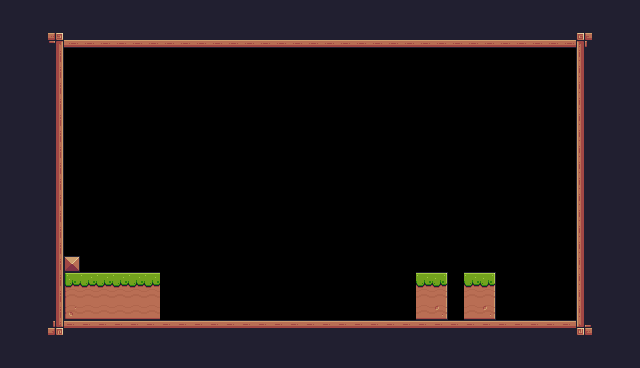

Rendered tile map (Tiled .tmx) drawn with the repository's tilesets; below, a short description and the full map source, tile grids included:
An orthogonal 40x23 tile map with 16x16 px tiles, 1 tile layer (Tile Layer 1).

<map version="1.10" tiledversion="1.10.2" orientation="orthogonal" renderorder="right-down" width="40" height="23" tilewidth="16" tileheight="16" infinite="0" nextlayerid="2" nextobjectid="1">
 <tileset firstgid="1" source="PixelAdventure.tsx" />
 <layer id="1" name="Tile Layer 1" width="40" height="23">
  <data encoding="csv">
112,112,112,112,112,112,112,112,112,112,112,112,112,112,112,112,112,112,112,112,112,112,112,112,112,112,112,112,112,112,112,112,112,112,112,112,112,112,112,112,
112,112,112,112,112,112,112,112,112,112,112,112,112,112,24,24,24,24,24,24,112,112,112,112,112,112,112,112,112,112,112,112,112,112,112,112,112,112,112,112,
112,112,112,91,134,134,134,134,134,134,134,134,134,134,134,134,134,134,134,134,134,134,134,134,134,134,134,134,134,134,134,134,134,134,134,134,89,112,112,112,
112,112,112,113,0,0,0,0,0,0,0,0,0,0,0,0,0,0,0,0,0,0,0,0,0,0,0,0,0,0,0,0,0,0,0,0,111,112,112,112,
112,112,112,113,0,0,0,0,0,0,0,0,0,0,0,0,0,0,0,0,0,0,0,0,0,0,0,0,0,0,0,0,0,0,0,0,111,112,112,112,
112,112,112,113,0,0,0,0,0,0,0,0,0,0,0,0,0,0,0,0,0,0,0,0,0,0,0,0,0,0,0,0,0,0,0,0,111,112,112,112,
112,112,112,113,0,0,0,0,0,0,0,0,0,0,0,0,0,0,0,0,0,0,0,0,0,0,0,0,0,0,0,0,0,0,0,0,111,112,112,112,
112,112,112,113,0,0,0,0,0,0,0,0,0,0,0,0,0,0,0,0,0,0,0,0,0,0,0,0,0,0,0,0,0,0,0,0,111,112,112,112,
112,112,112,113,0,0,0,0,0,0,0,0,0,0,0,0,0,0,0,0,0,0,0,0,0,0,0,0,0,0,0,0,0,0,0,0,111,112,112,112,
112,112,112,113,0,0,0,0,0,0,0,0,0,0,0,0,0,0,0,0,0,0,0,0,0,0,0,0,0,0,0,0,0,0,0,0,111,112,112,112,
112,112,112,113,0,0,0,0,0,0,0,0,0,0,0,0,0,0,0,0,0,0,0,0,0,0,0,0,0,0,0,0,0,0,0,0,111,112,112,112,
112,112,112,113,0,0,0,0,0,0,0,0,0,0,0,0,0,0,0,0,0,0,0,0,0,0,0,0,0,0,0,0,0,0,0,0,111,112,112,112,
112,112,112,113,0,0,0,0,0,0,0,0,0,0,0,0,0,0,0,0,0,0,0,0,0,0,0,0,0,0,0,0,0,0,0,0,111,112,112,112,
112,112,112,113,0,0,0,0,0,0,0,0,0,0,0,0,0,0,0,0,0,0,0,0,0,0,0,0,0,0,0,0,0,0,0,0,111,112,112,112,
112,112,112,113,0,0,0,0,0,0,0,0,0,0,0,0,0,0,0,0,0,0,0,0,0,0,0,0,0,0,0,0,0,0,0,0,111,112,112,112,
112,112,112,113,0,0,0,0,0,0,0,0,0,0,0,0,0,0,0,0,0,0,0,0,0,0,0,0,0,0,0,0,0,0,0,0,111,112,112,112,
112,112,112,113,35,0,0,0,0,0,0,0,0,0,0,0,0,0,0,0,0,0,0,0,0,0,0,0,0,0,0,0,0,0,0,0,111,112,112,112,
112,112,112,113,7,8,8,8,8,8,0,0,0,0,0,0,0,0,0,0,0,0,0,0,0,0,8,9,0,8,9,0,0,0,0,0,111,112,112,112,
112,112,112,113,29,30,30,30,30,30,0,0,0,0,0,0,0,0,0,0,0,0,0,0,0,0,30,31,0,30,31,0,0,0,0,0,111,112,112,112,
112,112,112,113,51,52,52,52,52,52,0,0,0,0,0,0,0,0,0,0,0,0,0,0,0,0,52,53,0,52,53,0,0,0,0,0,111,112,112,112,
112,112,112,135,90,90,90,90,90,90,90,90,90,90,90,90,90,90,90,90,90,90,90,90,90,90,90,90,90,90,90,90,90,90,90,90,133,112,112,112,
112,112,112,112,112,112,112,112,112,112,112,112,112,112,112,112,112,24,24,24,24,24,24,112,112,112,112,112,112,112,112,112,112,112,112,112,112,112,112,112,
112,112,112,112,112,112,112,112,112,112,112,112,112,112,112,112,112,112,112,112,112,112,112,112,112,112,112,112,112,112,112,112,112,112,112,112,112,112,112,112
</data>
 </layer>
</map>
